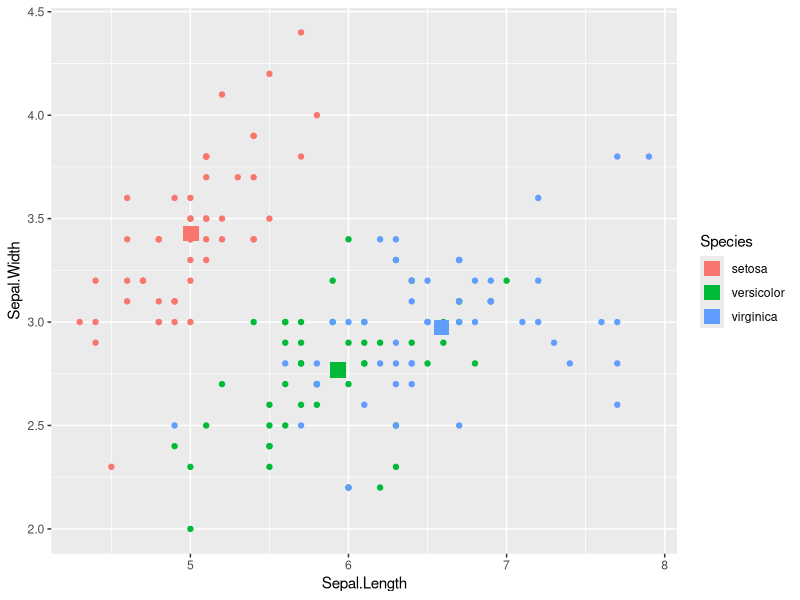
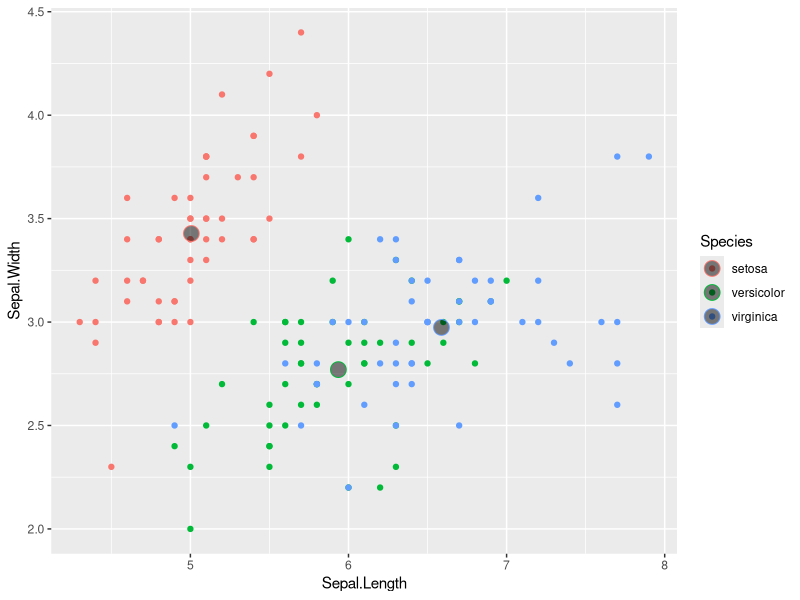
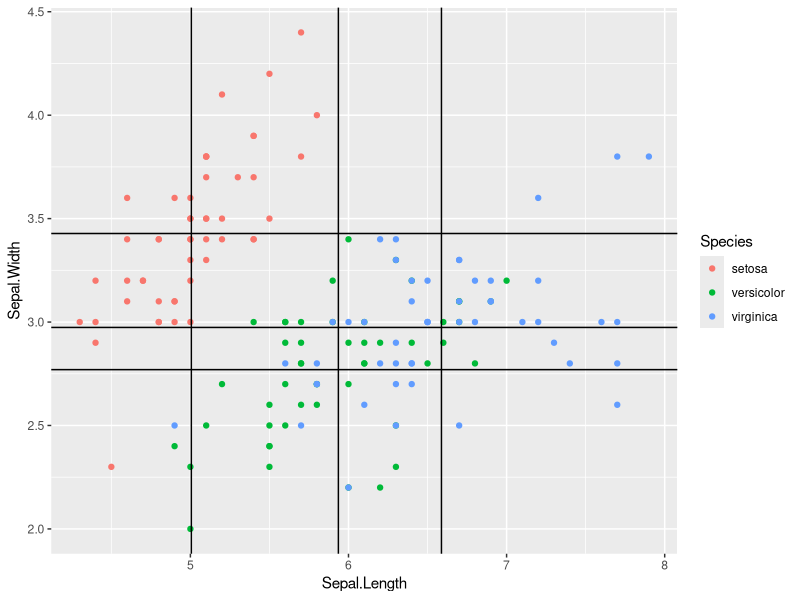
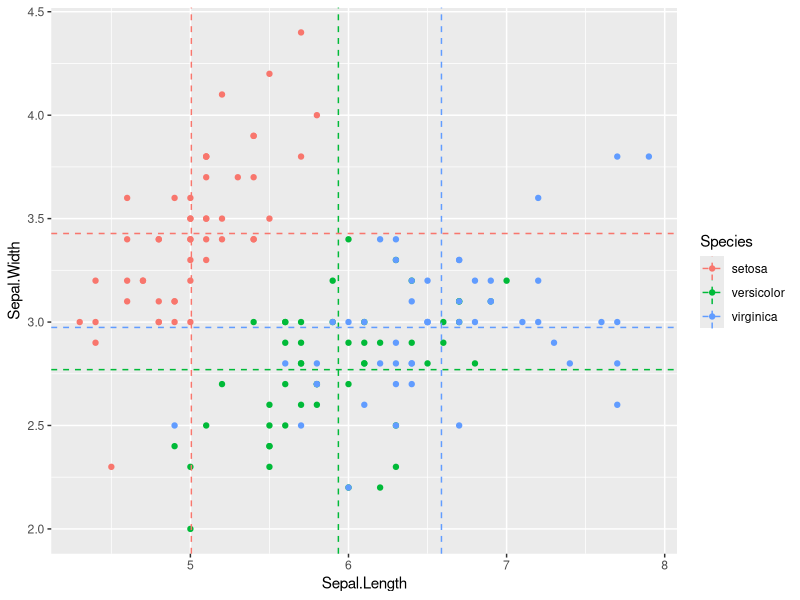
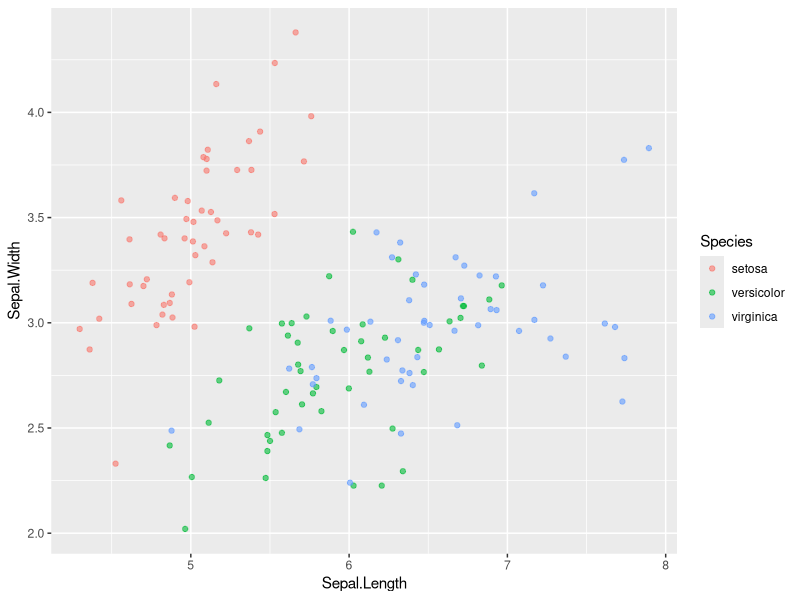
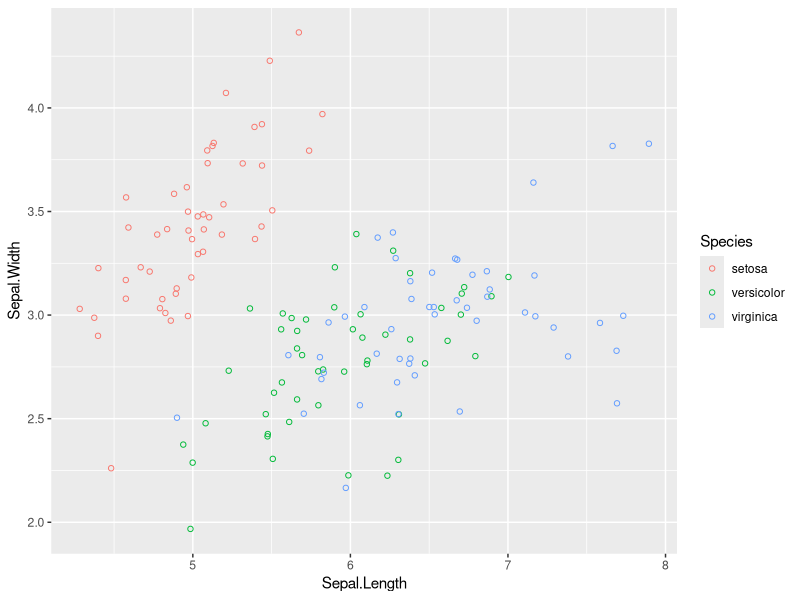
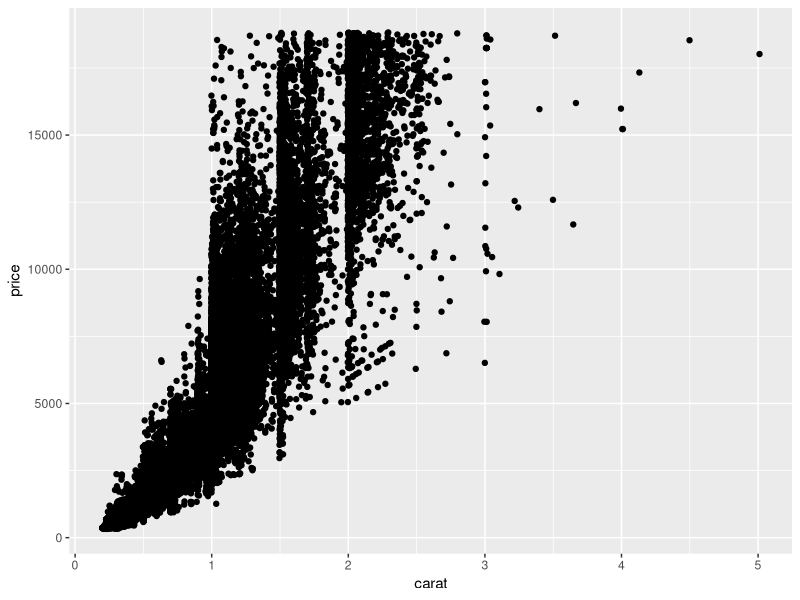
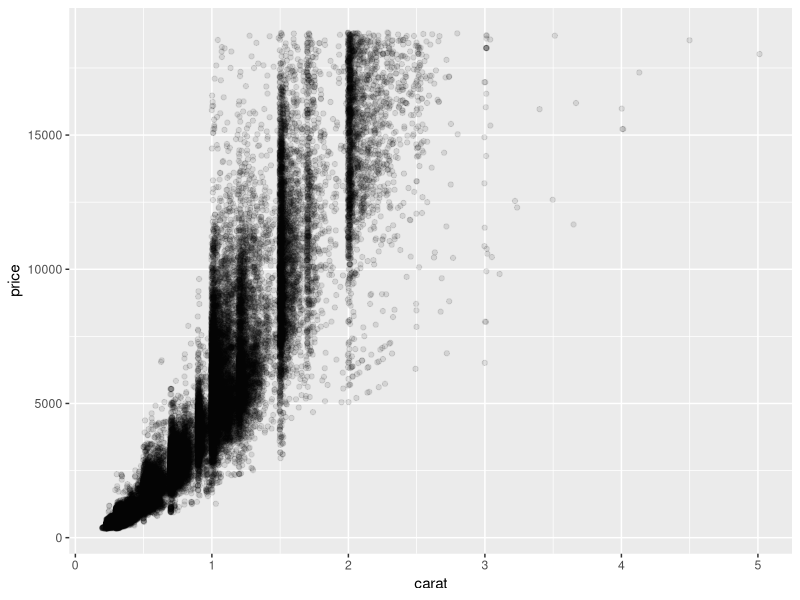

Recreate these plots in R, in order.
#================================================================================
# ggplot: Chapter 4 : Geometries: Scatter Plots
#================================================================================
# VIDEO 1: Scatter Plots
library(ggplot2)

# Add layers

# mean result for every column by species 
iris.summary <- aggregate(iris[1:4], list(iris$Species), mean)
names(iris.summary)[1] <- "Species"  


# Two geom layers
ggplot(iris, aes(Sepal.Length, Sepal.Width, col = Species))+
  geom_point()+
  geom_point(data = iris.summary, shape = 15, size = 5)

# Fill in shape ~ pch 21:25
ggplot(iris, aes(Sepal.Length, Sepal.Width, col = Species))+
  geom_point()+
  geom_point(data = iris.summary, shape = 21, size = 5, fill = "#00000080")

# Crosshairs : color scheme doesn't get imported 
ggplot(iris, aes(Sepal.Length, Sepal.Width, col = Species))+
  geom_point()+
  geom_vline(data = iris.summary, aes(xintercept = Sepal.Length))+ #vertical line
  geom_hline(data = iris.summary, aes(yintercept = Sepal.Width)) #horizontal line

# Crosshairs : add color scheme
ggplot(iris, aes(Sepal.Length, Sepal.Width, col = Species))+
  geom_point()+
  geom_vline(data = iris.summary, linetype = 2,
             aes(xintercept = Sepal.Length, col = Species))+ #vertical line
  geom_hline(data = iris.summary, linetype = 2,
             aes(yintercept = Sepal.Width, col = Species)) #horizontal line
  
# Jitter
ggplot(iris, aes(Sepal.Length, Sepal.Width, col = Species))+
  geom_jitter(alpha = 0.6) # alpa blending deals with overplotting of points
                           # helps with regions of high density 

#Jitter plus shape and 
ggplot(iris, aes(Sepal.Length, Sepal.Width, col = Species))+
  geom_jitter(shape = 1) # hollow circle also helps with visual communication for density 

# Example of what alpha can do for overlpotting: compare the following two

#No alpha
ggplot(diamonds, aes(carat, price))+
  geom_jitter()

#Yes alpha
ggplot(diamonds, aes(carat, price))+
  geom_jitter(alpha = 0.1)

# Alpha size shape attack
ggplot(diamonds, aes(carat, price))+
  geom_jitter(alpha = 0.1, size = 4, shape =  ".")

#================================================================================
#Scatter plots and jittering (1)

# The dataset mtcars is available for you

# Plot the cyl on the x-axis and wt on the y-axis
ggplot(mtcars, aes(cyl, wt))+
  geom_point()

# Use geom_jitter() instead of geom_point()
ggplot(mtcars, aes(cyl, wt))+
  geom_jitter()

# Define the position object using position_jitter(): posn.j
posn.j <- position_jitter(0.1)

# Use posn.j in geom_point()
ggplot(mtcars, aes(cyl, wt))+
  geom_point(position = posn.j)

#================================================================================
#Scatter plots and jittering (2)
library(car) #contains Voca Data Se

# Examine the structure of Vocab
str(Vocab)

# Basic scatter plot of vocabulary (y) against education (x). Use geom_point()
ggplot(Vocab, aes(education, vocabulary))+
  geom_point()

# Use geom_jitter() instead of geom_point()
ggplot(Vocab, aes(education, vocabulary))+
  geom_jitter()

# Using the above plotting command, set alpha to a very low 0.2
ggplot(Vocab, aes(education, vocabulary))+
  geom_jitter(alpha = 0.2)

# Using the above plotting command, set the shape to 1
ggplot(Vocab, aes(education, vocabulary))+
  geom_jitter(alpha = 0.2, shape = 1)


